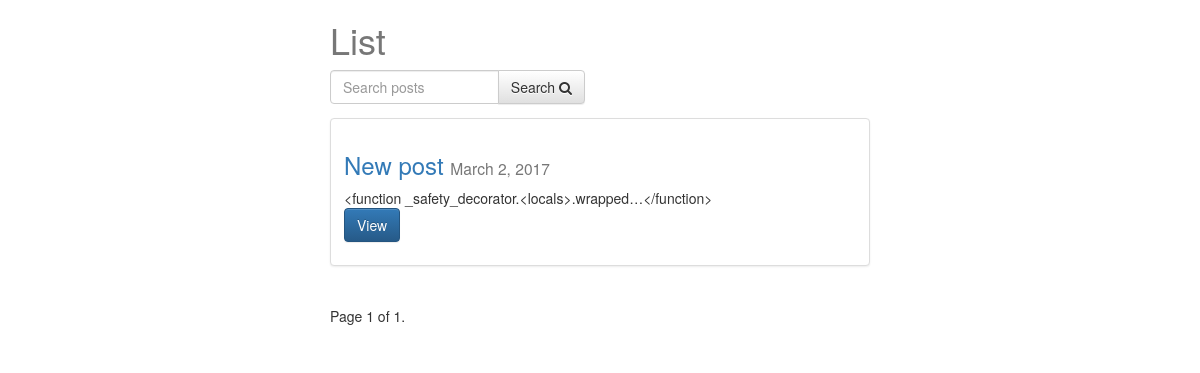
/posts/, run on the app's committed database.
### posts/models.py (models this page shows, shortened)
class Post(models.Model):
    user = models.ForeignKey(settings.AUTH_USER_MODEL, default=1)
    title = models.CharField(max_length=120)
    slug = models.SlugField(unique=True)
    image = models.ImageField(upload_to=upload_location,
            null=True,
            blank=True,
            width_field="width_field",
            height_field="height_field")
    height_field = models.IntegerField(default=0)
    width_field = models.IntegerField(default=0)
    content = models.TextField()
    draft = models.BooleanField(default=False)
    publish = models.DateField(auto_now=False, auto_now_add=False)
    updated = models.DateTimeField(auto_now=True, auto_now_add=False)
    timestamp = models.DateTimeField(auto_now=False, auto_now_add=True)
    objects = PostManager()
    def get_absolute_url(self):
        return reverse("posts:detail", kwargs={"slug": self.slug})
    class Meta:
        ordering = ["-timestamp", "-updated"]
    def get_markdown(self):
        content = self.content
        markdown_text = markdown(content)
        return mark_safe(markdown_text)

### posts/views.py (the view, shortened to what this page needs)
def post_list(request):
	today = timezone.now().date()
	queryset_list = Post.objects.active() #.order_by("-timestamp")
	if request.user.is_staff or request.user.is_superuser:
		queryset_list = Post.objects.all()
	query = request.GET.get("q")
	paginator = Paginator(queryset_list, 8) # Show 25 contacts per page
	page_request_var = "page"
	page = request.GET.get(page_request_var)
	try:
		queryset = paginator.page(page)
	except PageNotAnInteger:
		queryset = paginator.page(1)
	except EmptyPage:
		queryset = paginator.page(paginator.num_pages)
	context = {
		"object_list": queryset,
		"title": "List",
		"page_request_var": page_request_var,
		"today": today,
	}
	return render(request, "post_list.html", context)

### posts/models.py (called while the page is built)
    def active(self, *args, **kwargs):
        return super(PostManager, self).filter(draft=False).filter(publish__lte=timezone.now())

### templates/post_list.html (shortened to what this page needs)
{% extends "base.html" %}
{% block content %}
<div class='col-sm-6 col-sm-offset-3'>
    <h1>{{ title }}</h1>
<form method='GET' action='' class="row">
    <div class="col-sm-6">
        <div class="input-group">
            <input class="form-control" type='text' name='q' placeholder='Search posts' value='{{ request.GET.q }}'/>
            <span class="input-group-btn">
                <button class="btn btn-default" type="submit">Search <i class="fa fa-search"></i></button>
            </span>
        </div>
    </div>
</form>
{% for obj in object_list %}
<div class="row">
  <div class="col-sm-12">
    <div class="thumbnail">
      <div class="caption post-detail-item">
        <h3><a href='{{ obj.get_absolute_url }}'>{{ obj.title }}</a> <small>{{ obj.publish }}</small></h3>
        {{ obj.get_markdown|truncatechars_html:9 }}
        <p><a href="{{ obj.get_absolute_url }}" class="btn btn-primary" role="button">View</a></p>
      </div>
    </div>
  </div>
</div>
{% endfor %}
<div class="pagination">
    <span class="step-links">
        <span class="current">
            Page {{ object_list.number }} of {{ object_list.paginator.num_pages }}.
        </span>
    </span>
</div>
</div>
{% endblock content %}

### templates/base.html (shortened to what this page needs)
{% load staticfiles %}
<html>
<head>
<link rel="stylesheet" href="https://maxcdn.bootstrapcdn.com/bootstrap/3.3.6/css/bootstrap.min.css">
<link rel="stylesheet" href="https://maxcdn.bootstrapcdn.com/font-awesome/4.7.0/css/font-awesome.min.css" />
<link rel="stylesheet" href="https://maxcdn.bootstrapcdn.com/bootstrap/3.3.6/css/bootstrap-theme.min.css">
<link rel='stylesheet' href='{% static "css/base.css" %}' />
</head>
<body>
<div class='container'>
{% block content %}{% endblock content %}
</div>
</body>
</html>

### static/css/base.css (style rules this page uses)
h1 { color: #777777; }

### data on the page
Post: title "New post", publish "March 2, 2017", get_markdown "<function _safety_decorator.<locals>.wrapped…</function>"

### other printed values
{{ title }} "List"
{{ object_list.number }} "1"
{{ object_list.paginator.num_pages }} "1"
